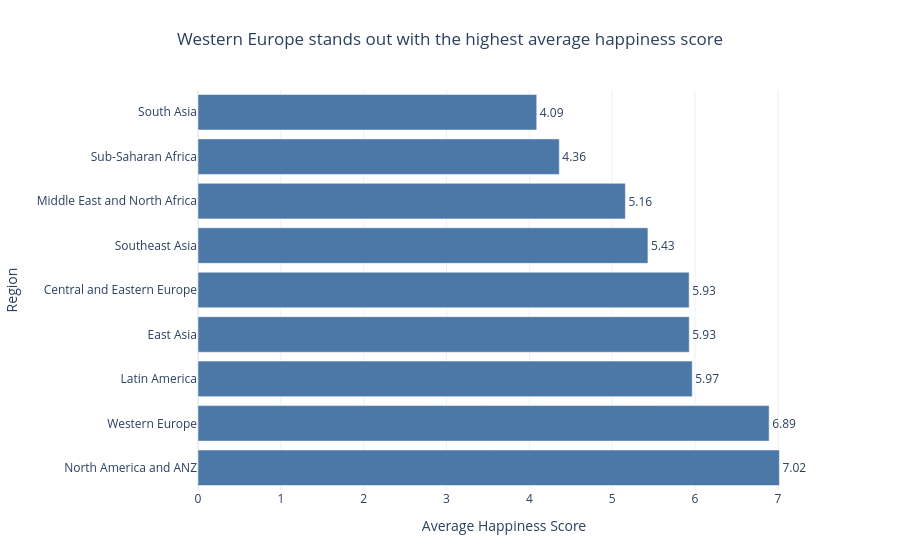

The code cell stored with this chart in its notebook:
### Markdown cell above
---
## Task 1 — Regional Comparison Bar Chart

**What to build:** A horizontal bar chart showing the **average happiness score by region**, sorted from highest to lowest.

**Requirements:**
- Horizontal orientation
- Sorted by score, descending
- Zero baseline on x-axis
- At least one design choice beyond the Plotly default
- An insight title that tells the story

### Code cell
# Task 1: Regional comparison bar chart

region_avg = (
    df.groupby('Region')['Happiness_Score']
      .mean()
      .reset_index()
      .sort_values('Happiness_Score', ascending=False)
)

print(region_avg)

fig = px.bar(
    region_avg,
    x='Happiness_Score',
    y='Region',
    orientation='h',
    text='Happiness_Score',
    title='Western Europe stands out with the highest average happiness score',
    labels={'Happiness_Score': 'Average Happiness Score', 'Region': 'Region'}
)

fig.update_traces(
    marker_color='#4C78A8',
    texttemplate='%{text:.2f}',
    textposition='outside',
    hovertemplate='<b>%{y}</b><br>Average score: %{x:.2f}<extra></extra>'
)

fig.update_xaxes(rangemode='tozero', showgrid=True, zeroline=True)
fig.update_layout(
    template='plotly_white',
    height=550,
    margin=dict(l=180, r=90, t=90, b=60),
    title=dict(x=0.5, xanchor='center')
)

fig.show()

### Figure 1 — Plotly figure (JSON) as saved in the notebook; plotly's stock layout.template omitted (floating-point values rounded to 4 significant figures)
{"data": [{"hovertemplate": "<b>%{y}</b><br>Average score: %{x:.2f}<extra></extra>", "legendgroup": "", "marker": {"color": "#4C78A8", "pattern": {"shape": ""}}, "name": "", "orientation": "h", "showlegend": false, "text": [7.018, 6.894, 5.966, 5.93, 5.929, 5.431, 5.159, 4.362, 4.089], "textposition": "outside", "texttemplate": "%{text:.2f}", "type": "bar", "x": [7.018, 6.894, 5.966, 5.93, 5.929, 5.431, 5.159, 4.362, 4.089], "xaxis": "x", "y": ["North America and ANZ", "Western Europe", "Latin America", "East Asia", "Central and Eastern Europe", "Southeast Asia", "Middle East and North Africa", "Sub-Saharan Africa", "South Asia"], "yaxis": "y"}], "layout": {"barmode": "relative", "height": 550, "legend": {"tracegroupgap": 0}, "margin": {"b": 60, "l": 180, "r": 90, "t": 90}, "title": {"text": "Western Europe stands out with the highest average happiness score", "x": 0.5, "xanchor": "center"}, "xaxis": {"anchor": "y", "domain": [0.0, 1.0], "rangemode": "tozero", "showgrid": true, "title": {"text": "Average Happiness Score"}, "zeroline": true}, "yaxis": {"anchor": "x", "domain": [0.0, 1.0], "title": {"text": "Region"}}}}
